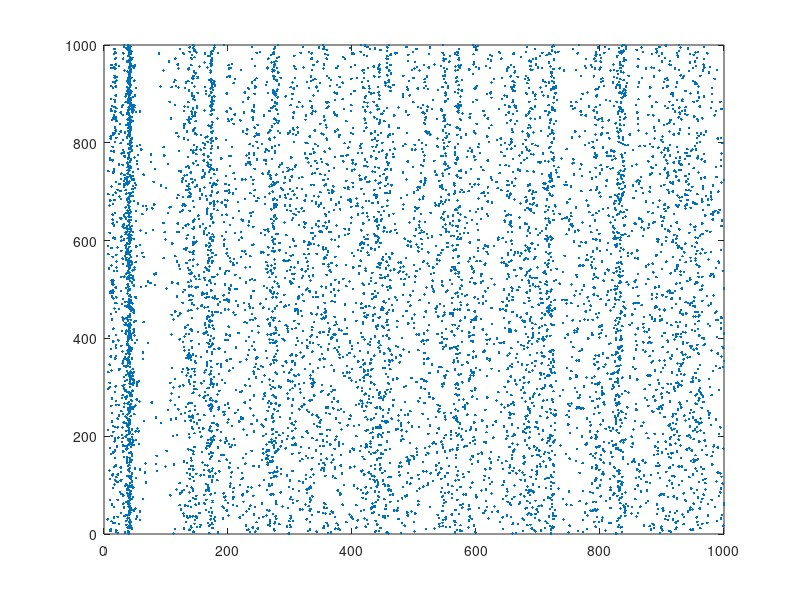

MATLAB code for this plot:
% Created by Eugene M. Izhikevich, February 25, 2003
% Excitatory neurons    Inhibitory neurons
Ne=800;
Ni=200;
re=rand(Ne,1); % 800 * 1
ri=rand(Ni,1); % 200 * 1
a=[0.02*ones(Ne,1);     0.02+0.08*ri]; % row-wise combine, 1000 * 1
b=[0.2*ones(Ne,1);      0.25-0.05*ri]; % row-wise combine, 1000 * 1
c=[-65+15*re.^2;        -65*ones(Ni,1)]; % row-wise combine, 1000 * 1
d=[8-6*re.^2;           2*ones(Ni,1)]; % row-wise combine, 1000 * 1
S=[0.5*rand(Ne+Ni,Ne) .* (rand(Ne+Ni,Ne) < 1),  -1*rand(Ne+Ni,Ni) .* (rand(Ne+Ni, Ni) < 1)]; % column-wise combine, 1000 * 1000

%figure
%imagesc(S)
 
v=-65*ones(Ne+Ni,1);    % Initial values of v, 1000 * 1
u=b.*v;                 % Initial values of u, 1000 * 1
firings=[];             % spike timings

for t=1:1000            % simulation of 1000 ms
  I=[5*randn(Ne,1);2*randn(Ni,1)]; % thalamic input, 1000 * 1
  fired=find(v>=30);    % indices of spikes
  firings=[firings; t+0*fired,fired]; % two columns, time and id of firing neuron
  v(fired)=c(fired);
  u(fired)=u(fired)+d(fired);
  I=I+sum(S(:,fired),2);
  v=v+0.5*(0.04*v.^2+5*v+140-u+I); % step 0.5 ms
  v=v+0.5*(0.04*v.^2+5*v+140-u+I); % for numerical
  u=u+a.*(b.*v-u);                 % stability
end;
figure
plot(firings(:,1),firings(:,2),'.');
